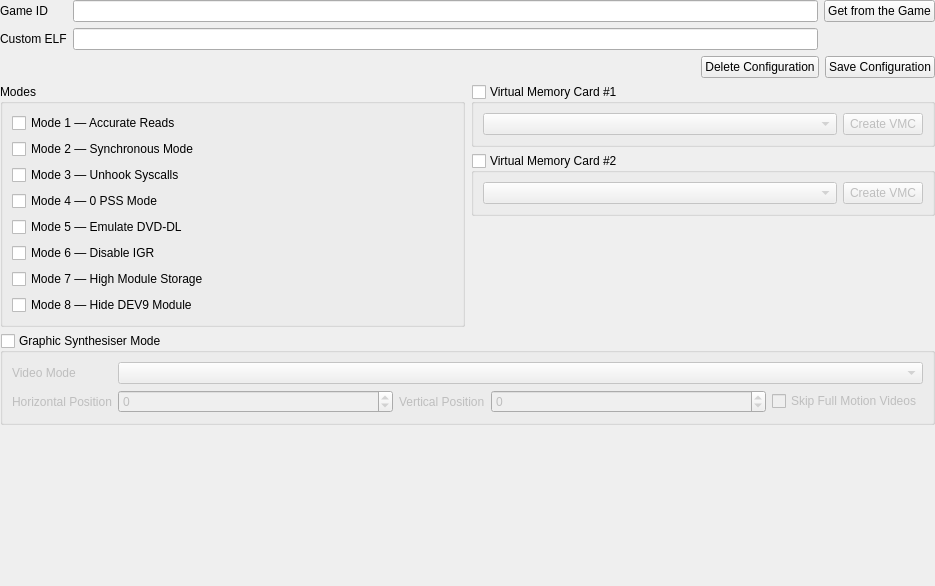
<?xml version="1.0" encoding="UTF-8"?>
<ui version="4.0">
 <class>GameConfigWidget</class>
 <widget class="QWidget" name="GameConfigWidget">
  <property name="geometry">
   <rect>
    <x>0</x>
    <y>0</y>
    <width>935</width>
    <height>586</height>
   </rect>
  </property>
  <property name="windowTitle">
   <string>Form</string>
  </property>
  <layout class="QVBoxLayout" name="verticalLayout">
   <property name="leftMargin">
    <number>0</number>
   </property>
   <property name="topMargin">
    <number>0</number>
   </property>
   <property name="rightMargin">
    <number>0</number>
   </property>
   <property name="bottomMargin">
    <number>0</number>
   </property>
   <item>
    <layout class="QGridLayout" name="gridLayout_2">
     <item row="0" column="1">
      <widget class="QLineEdit" name="lineEdit_4">
       <property name="clearButtonEnabled">
        <bool>true</bool>
       </property>
      </widget>
     </item>
     <item row="1" column="0">
      <widget class="QLabel" name="label_5">
       <property name="text">
        <string>Custom ELF</string>
       </property>
      </widget>
     </item>
     <item row="1" column="1">
      <widget class="QLineEdit" name="lineEdit">
       <property name="clearButtonEnabled">
        <bool>true</bool>
       </property>
      </widget>
     </item>
     <item row="0" column="0">
      <widget class="QLabel" name="label_4">
       <property name="text">
        <string>Game ID</string>
       </property>
      </widget>
     </item>
     <item row="0" column="2">
      <widget class="QPushButton" name="pushButton_3">
       <property name="text">
        <string>Get from the Game</string>
       </property>
       <property name="icon">
        <iconset resource="../Resources/Resources.qrc">
         <normaloff>:/images/restore</normaloff>:/images/restore</iconset>
       </property>
      </widget>
     </item>
    </layout>
   </item>
   <item>
    <layout class="QHBoxLayout" name="horizontalLayout_4">
     <item>
      <spacer name="horizontalSpacer">
       <property name="orientation">
        <enum>Qt::Horizontal</enum>
       </property>
       <property name="sizeHint" stdset="0">
        <size>
         <width>40</width>
         <height>20</height>
        </size>
       </property>
      </spacer>
     </item>
     <item>
      <widget class="QPushButton" name="pushButton">
       <property name="text">
        <string>Delete Configuration</string>
       </property>
       <property name="icon">
        <iconset resource="../Resources/Resources.qrc">
         <normaloff>:/images/delete</normaloff>:/images/delete</iconset>
       </property>
       <property name="shortcut">
        <string>Del</string>
       </property>
      </widget>
     </item>
     <item>
      <widget class="QPushButton" name="pushButton_2">
       <property name="text">
        <string>Save Configuration</string>
       </property>
       <property name="icon">
        <iconset resource="../Resources/Resources.qrc">
         <normaloff>:/images/save</normaloff>:/images/save</iconset>
       </property>
       <property name="shortcut">
        <string>Ctrl+S</string>
       </property>
      </widget>
     </item>
    </layout>
   </item>
   <item>
    <layout class="QHBoxLayout" name="horizontalLayout">
     <item>
      <widget class="QGroupBox" name="groupBox_6">
       <property name="title">
        <string>Modes</string>
       </property>
       <layout class="QVBoxLayout" name="verticalLayout_3">
        <item>
         <widget class="QCheckBox" name="checkBox">
          <property name="text">
           <string>Mode 1 ― Accurate Reads</string>
          </property>
         </widget>
        </item>
        <item>
         <widget class="QCheckBox" name="checkBox_2">
          <property name="text">
           <string>Mode 2 ― Synchronous Mode</string>
          </property>
         </widget>
        </item>
        <item>
         <widget class="QCheckBox" name="checkBox_3">
          <property name="text">
           <string>Mode 3 ― Unhook Syscalls</string>
          </property>
         </widget>
        </item>
        <item>
         <widget class="QCheckBox" name="checkBox_4">
          <property name="text">
           <string>Mode 4 ― 0 PSS Mode</string>
          </property>
         </widget>
        </item>
        <item>
         <widget class="QCheckBox" name="checkBox_5">
          <property name="text">
           <string>Mode 5 ― Emulate DVD-DL</string>
          </property>
         </widget>
        </item>
        <item>
         <widget class="QCheckBox" name="checkBox_6">
          <property name="text">
           <string>Mode 6 ― Disable IGR</string>
          </property>
         </widget>
        </item>
        <item>
         <widget class="QCheckBox" name="checkBox_7">
          <property name="text">
           <string>Mode 7 ― High Module Storage</string>
          </property>
         </widget>
        </item>
        <item>
         <widget class="QCheckBox" name="checkBox_8">
          <property name="text">
           <string>Mode 8 ― Hide DEV9 Module</string>
          </property>
         </widget>
        </item>
       </layout>
      </widget>
     </item>
     <item>
      <layout class="QVBoxLayout" name="verticalLayout_6">
       <item>
        <widget class="QGroupBox" name="groupBox_4">
         <property name="title">
          <string>Virtual Memory Card #1</string>
         </property>
         <property name="checkable">
          <bool>true</bool>
         </property>
         <property name="checked">
          <bool>false</bool>
         </property>
         <layout class="QHBoxLayout" name="horizontalLayout_2">
          <item>
           <widget class="QComboBox" name="comboBox_2">
            <property name="sizePolicy">
             <sizepolicy hsizetype="Preferred" vsizetype="Fixed">
              <horstretch>2</horstretch>
              <verstretch>0</verstretch>
             </sizepolicy>
            </property>
            <property name="minimumSize">
             <size>
              <width>200</width>
              <height>0</height>
             </size>
            </property>
           </widget>
          </item>
          <item>
           <widget class="QPushButton" name="pushButton_4">
            <property name="text">
             <string>Create VMC</string>
            </property>
            <property name="icon">
             <iconset resource="../Resources/Resources.qrc">
              <normaloff>:/images/add</normaloff>:/images/add</iconset>
            </property>
           </widget>
          </item>
         </layout>
        </widget>
       </item>
       <item>
        <widget class="QGroupBox" name="groupBox_2">
         <property name="title">
          <string>Virtual Memory Card #2</string>
         </property>
         <property name="checkable">
          <bool>true</bool>
         </property>
         <property name="checked">
          <bool>false</bool>
         </property>
         <layout class="QHBoxLayout" name="horizontalLayout_3">
          <item>
           <widget class="QComboBox" name="comboBox_3">
            <property name="sizePolicy">
             <sizepolicy hsizetype="Preferred" vsizetype="Fixed">
              <horstretch>2</horstretch>
              <verstretch>0</verstretch>
             </sizepolicy>
            </property>
            <property name="minimumSize">
             <size>
              <width>200</width>
              <height>0</height>
             </size>
            </property>
           </widget>
          </item>
          <item>
           <widget class="QPushButton" name="pushButton_5">
            <property name="text">
             <string>Create VMC</string>
            </property>
            <property name="icon">
             <iconset resource="../Resources/Resources.qrc">
              <normaloff>:/images/add</normaloff>:/images/add</iconset>
            </property>
           </widget>
          </item>
         </layout>
        </widget>
       </item>
       <item>
        <spacer name="verticalSpacer_2">
         <property name="orientation">
          <enum>Qt::Vertical</enum>
         </property>
         <property name="sizeHint" stdset="0">
          <size>
           <width>20</width>
           <height>40</height>
          </size>
         </property>
        </spacer>
       </item>
      </layout>
     </item>
    </layout>
   </item>
   <item>
    <widget class="QGroupBox" name="groupBox_3">
     <property name="sizePolicy">
      <sizepolicy hsizetype="Preferred" vsizetype="Preferred">
       <horstretch>5</horstretch>
       <verstretch>0</verstretch>
      </sizepolicy>
     </property>
     <property name="title">
      <string>Graphic Synthesiser Mode</string>
     </property>
     <property name="checkable">
      <bool>true</bool>
     </property>
     <property name="checked">
      <bool>false</bool>
     </property>
     <layout class="QGridLayout" name="gridLayout">
      <item row="0" column="0">
       <widget class="QLabel" name="label">
        <property name="sizePolicy">
         <sizepolicy hsizetype="Maximum" vsizetype="Preferred">
          <horstretch>0</horstretch>
          <verstretch>0</verstretch>
         </sizepolicy>
        </property>
        <property name="text">
         <string>Video Mode</string>
        </property>
       </widget>
      </item>
      <item row="1" column="0">
       <widget class="QLabel" name="label_2">
        <property name="sizePolicy">
         <sizepolicy hsizetype="Maximum" vsizetype="Preferred">
          <horstretch>0</horstretch>
          <verstretch>0</verstretch>
         </sizepolicy>
        </property>
        <property name="text">
         <string>Horizontal Position</string>
        </property>
       </widget>
      </item>
      <item row="1" column="1">
       <widget class="QSpinBox" name="spinBox">
        <property name="sizePolicy">
         <sizepolicy hsizetype="Expanding" vsizetype="Fixed">
          <horstretch>0</horstretch>
          <verstretch>0</verstretch>
         </sizepolicy>
        </property>
        <property name="minimum">
         <number>-10000</number>
        </property>
        <property name="maximum">
         <number>10000</number>
        </property>
        <property name="singleStep">
         <number>0</number>
        </property>
       </widget>
      </item>
      <item row="1" column="2">
       <widget class="QLabel" name="label_3">
        <property name="sizePolicy">
         <sizepolicy hsizetype="Maximum" vsizetype="Preferred">
          <horstretch>0</horstretch>
          <verstretch>0</verstretch>
         </sizepolicy>
        </property>
        <property name="text">
         <string>Vertical Position</string>
        </property>
       </widget>
      </item>
      <item row="1" column="3">
       <widget class="QSpinBox" name="spinBox_2">
        <property name="sizePolicy">
         <sizepolicy hsizetype="Expanding" vsizetype="Fixed">
          <horstretch>0</horstretch>
          <verstretch>0</verstretch>
         </sizepolicy>
        </property>
        <property name="minimum">
         <number>-10000</number>
        </property>
        <property name="maximum">
         <number>10000</number>
        </property>
        <property name="singleStep">
         <number>0</number>
        </property>
       </widget>
      </item>
      <item row="1" column="4">
       <widget class="QCheckBox" name="checkBox_9">
        <property name="sizePolicy">
         <sizepolicy hsizetype="Maximum" vsizetype="Fixed">
          <horstretch>0</horstretch>
          <verstretch>0</verstretch>
         </sizepolicy>
        </property>
        <property name="text">
         <string>Skip Full Motion Videos</string>
        </property>
       </widget>
      </item>
      <item row="0" column="1" colspan="4">
       <widget class="QComboBox" name="comboBox">
        <property name="sizePolicy">
         <sizepolicy hsizetype="Expanding" vsizetype="Fixed">
          <horstretch>0</horstretch>
          <verstretch>0</verstretch>
         </sizepolicy>
        </property>
       </widget>
      </item>
     </layout>
    </widget>
   </item>
   <item>
    <spacer name="verticalSpacer">
     <property name="orientation">
      <enum>Qt::Vertical</enum>
     </property>
     <property name="sizeHint" stdset="0">
      <size>
       <width>20</width>
       <height>56</height>
      </size>
     </property>
    </spacer>
   </item>
  </layout>
 </widget>
 <resources>
  <include location="../Resources/Resources.qrc"/>
 </resources>
 <connections/>
</ui>
